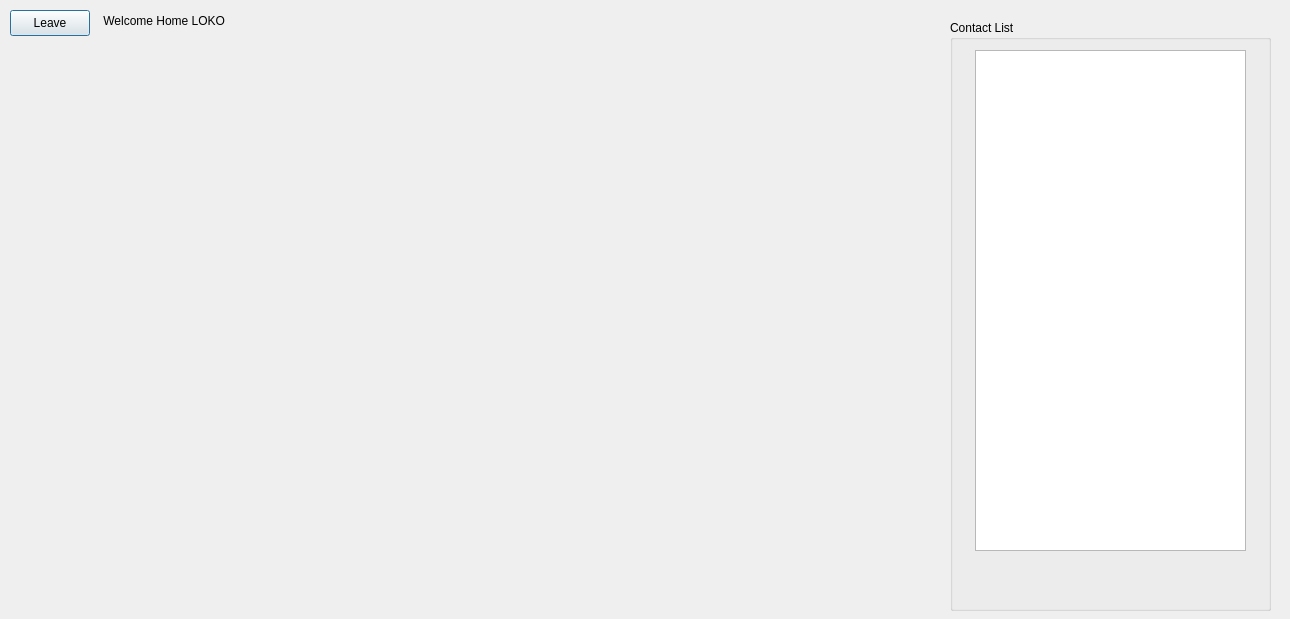
<?xml version="1.0" encoding="UTF-8"?>
<ui version="4.0">
 <class>SecDialog</class>
 <widget class="QDialog" name="SecDialog">
  <property name="geometry">
   <rect>
    <x>0</x>
    <y>0</y>
    <width>1290</width>
    <height>619</height>
   </rect>
  </property>
  <property name="windowTitle">
   <string>Dialog</string>
  </property>
  <widget class="QLabel" name="label">
   <property name="geometry">
    <rect>
     <x>100</x>
     <y>0</y>
     <width>191</width>
     <height>41</height>
    </rect>
   </property>
   <property name="text">
    <string> Welcome Home LOKO</string>
   </property>
  </widget>
  <widget class="QGroupBox" name="groupBox">
   <property name="geometry">
    <rect>
     <x>950</x>
     <y>20</y>
     <width>321</width>
     <height>591</height>
    </rect>
   </property>
   <property name="title">
    <string>Contact List</string>
   </property>
   <widget class="QListView" name="listView">
    <property name="geometry">
     <rect>
      <x>25</x>
      <y>30</y>
      <width>271</width>
      <height>501</height>
     </rect>
    </property>
   </widget>
  </widget>
  <widget class="QPushButton" name="pushButton">
   <property name="geometry">
    <rect>
     <x>10</x>
     <y>10</y>
     <width>80</width>
     <height>26</height>
    </rect>
   </property>
   <property name="text">
    <string>Leave</string>
   </property>
  </widget>
 </widget>
 <resources/>
 <connections/>
</ui>
